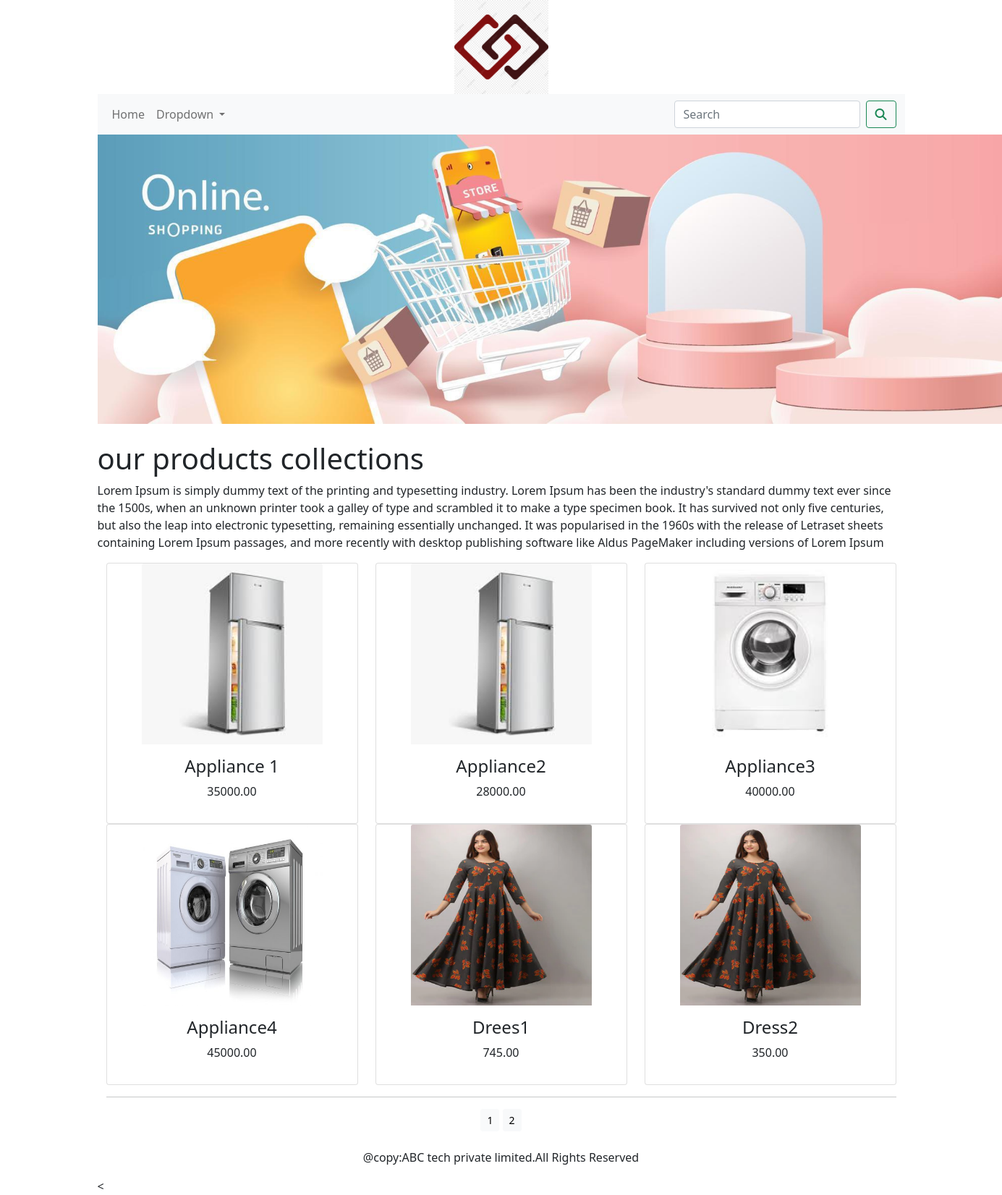
The app's page /ecommerceapp/ with its own data.
### ecommerceapp/models.py (models this page shows, shortened)
class Product(models.Model):
    name = models.CharField(max_length=250, unique=True)
    slug = models.SlugField(max_length=250, unique=True)
    description = models.TextField(blank=True)
    image = models.ImageField(upload_to='product', blank=True)
    price = models.DecimalField(max_digits=10, decimal_places=2)
    category = models.ForeignKey(Category, on_delete=models.CASCADE)
    stock = models.IntegerField()
    available = models.BooleanField(default=True)
    created = models.DateField(auto_now_add=True)
    updated = models.DateField(auto_now=True)
    class Meta:
        ordering = ('name',)
        verbose_name = 'product'
        verbose_name_plural = 'products'
    def get_url(self):
        return reverse('ecommerceapp:prodCatDetail', args=[self.category.slug,self.slug])

### ecommerceapp/views.py (the view)
# urls.py: path('', views.allProdCat, name='allProdCat'),
def allProdCat(request, c_slug=None):
    c_page = None
    products_list = None
    if c_slug != None:
        c_page = get_object_or_404(Category, slug=c_slug)
        products_list = Product.objects.all().filter(category=c_page, available=True)
    else:
        products_list = Product.objects.all().filter(available=True)
    paginator = Paginator(products_list, 6)
    try:
        page = int(request.GET.get('page', '1'))
    except:
        page = 1
    try:
        products = paginator.page(page)
    except (EmptyPage, InvalidPage):
        products = paginator.page(paginator.num_pages)
    return render(request, "category.html", {'category': c_page, 'products': products})

### cart/context_processors.py (called while the page is built)
def counter(request):
    item_count = 0
    if 'admin' in request.path:
        return {}
    else:
        try:
            cart=Cart.objects.filter(cart_id=_cart_id(request))
            cart_items=CartItem.objects.all().filter(cart=cart[:1])
            for cart_item in cart_items:
                item_count += cart_item.quantity
        except Cart.DoesNotExist:
            item_count = 0
    return dict(item_count=item_count)

### cart/views.py (called while the page is built)
def _cart_id(request):
    cart = request.session.session_key
    if not cart:
        cart = request.session.create()
    return cart

### ecommerceapp/context_processors.py (called while the page is built)
def menu_links(request):
    links = Category.objects.all()
    return dict(links=links)

### ecommerceapp/models.py (called while the page is built)
    def get_url(self):
        return reverse('ecommerceapp:products_by_category', args=[self.slug])

### templates/category.html (shortened to what this page needs)
{% extends 'base.html' %}
{% load static %}
{% block content %}
<div>
    {% if category %}
    <img src="{{category.image.url}}" alt="{{category.name}}">
</div>
<br>
<div>
    <h1>{{category.name}}</h1>
    <p>{{category.description}}</p>
</div>
    {% else %}
        <div>
        <img src="{% static 'img/banner.jpg' %}"  height="400px;" alt="Our  Products">
        </div>
<br>
<div>
    <h1> our products collections</h1>
    <p>Lorem Ipsum is simply dummy text of the printing and typesetting industry. Lorem Ipsum has been the industry's standard dummy text ever since the 1500s, when an unknown printer took a galley of type and scrambled it to make a type specimen book. It has survived not only five centuries, but also the leap into electronic typesetting, remaining essentially unchanged. It was popularised in the 1960s with the release of Letraset sheets containing Lorem Ipsum passages, and more recently with desktop publishing software like Aldus PageMaker including versions of Lorem Ipsum</p>
</div>
     {% endif %}
<div class="container">
    <div class="row mx_auto">
        {% for product in products.object_list %}
        <div class="my_bottom_margin col-9 col-sm-12 col-md-4  col-lg-4">
            <div class="card text-center" style="min-width=18rem;">
                <a href="{{product.get_url}}"><img class="card-img-top my_img" src="{{product.image.url}}" style="height:250px;width:250px;" alt="{{product.name}}"></a>
                <div class="card-body">
                    <h4>{{product.name}}</h4>
                    <p>{{product.price}}</p>
                </div>
            </div>
        </div>
        {% endfor %}
    </div>
    <div class="mx-auto">
        {% if products.paginator.num_pages > 1 %}
       <hr>
        <div class="text-center">
            {% for pg in products.paginator.page_range %}
                <a href="?page={{pg}}" class="btn btn-light btn-sm {% if products.number == pg %} active {% endif %}">{{pg}}</a>
            {% endfor %}
        </div>
         {% endif %}
    </div>
    <br>
</div>
{% endblock %}

### templates/base.html (shortened to what this page needs)
{% load static %}
<!DOCTYPE html>
<html lang="en">
<head>
     <link rel="stylesheet" href="{% static 'css/bootstrap.min.css' %}" >
</head>
<body>
<div class="container">
{% include 'header.html' %}
{% include 'navbar.html' %}
{% block content %}
{% endblock %}
{% include 'footer.html' %}
<<script src="{% static 'js/bootstrap.min.js' %}"></script>
    </div>
</body>
</html>

### templates/header.html
{% load static %}
<header>
    <center>
        <img src="{% static 'img/logo.png' %}" alt="logimage" height="130px;" width="130px;" >
    </center>
</header>

### templates/navbar.html (shortened to what this page needs)
<nav class="navbar navbar-expand-lg navbar-light bg-light my_navbar">
  <div class="container-fluid">
    <div class="collapse navbar-collapse" id="navbarSupportedContent">
      <ul class="navbar-nav me-auto mb-2 mb-lg-0">
        <li class="nav-item">
          <a class="nav-link" href="{% url 'ecommerceapp:allProdCat' %}">Home</a>
        </li>
        <li class="nav-item dropdown {% if 'ecommerceapp' in request.path %} active {% endif %}">
          <a class="nav-link dropdown-toggle" href="#" id="navbarDropdown" role="button" data-bs-toggle="dropdown" aria-expanded="false">
            Dropdown
          </a>
        </li>
      </ul>
      <form class="d-flex" action="{% url 'search_app:SearchResult' %}" method="get">
        <input class="form-control me-2" type="search" placeholder="Search" name="q" aria-label="Search">
        <button class="btn btn-outline-success" type="submit"><i class="fa fa-search"></i></button>
      </form>
    </div>
  </div>
</nav>

### templates/footer.html
<div class="footer navbar-fixed-bottom my_footer">
    <p class="text-center">@copy:ABC tech private limited.All Rights Reserved</p>
</div>

### records on screen
Product: image (picture), name "Appliance 1", price "35000.00"
Product: image (picture), name "Appliance2", price "28000.00"
Product: image (picture), name "Appliance3", price "40000.00"
Product: image (picture), name "Appliance4", price "45000.00"
Product: image (picture), name "Drees1", price "745.00"
Product: image (picture), name "Dress2", price "350.00"

### other values on screen
{{ pg }} "1" "2"
